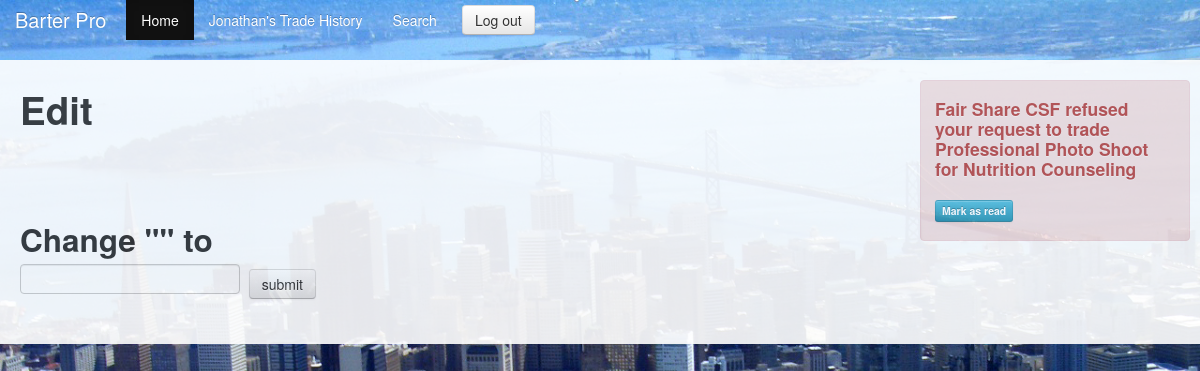
The app's page /edit_item/14 (signed in), older data.
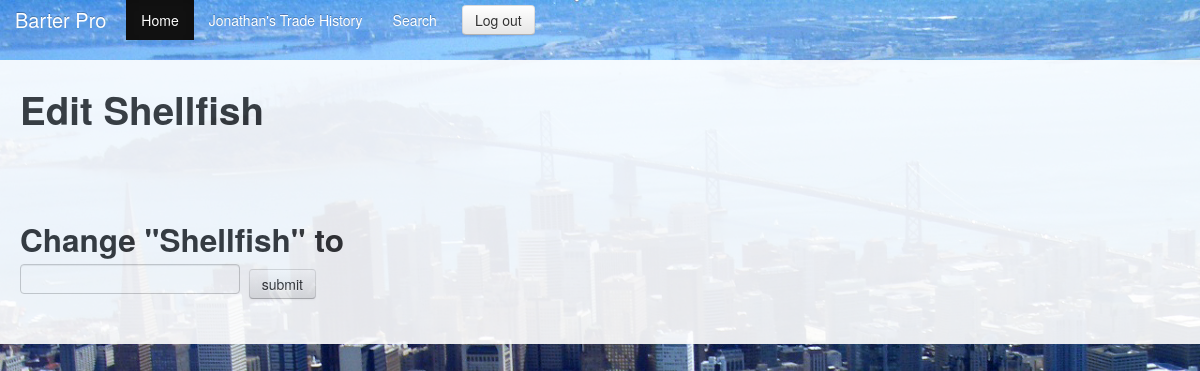
The same page, newer data.
### model.py (models this page shows)
class Participant(Base): #participants in specific trades
	__tablename__ = 'participants'
	id = Column(Integer, primary_key=True)
	user_id = Column(Integer, ForeignKey("users.id"))
	item_id = Column(Integer, ForeignKey("items.id"))
	trade_id = Column(Integer, ForeignKey("trades.id"))
	total_qty = Column(Integer)
	current_qty = Column(Integer, nullable=True)
	confirm = Column(Boolean, nullable=True)
	requester = Column(Boolean)
	user = relationship("User", backref=backref("participants"))
	item = relationship("Item", backref=backref("participants"))
	trade = relationship("Trade", backref=backref("participants"))

class User(Base):
	__tablename__ = 'users'
	id = Column(Integer, primary_key=True)
	email = Column(String)
	password = Column(String)
	first_name = Column(String)
	last_name = Column(String)
	zipcode = Column(String)
	biz_name = Column(String)
	website = Column(String)
	image_url = Column(String, nullable=True)
	opt_a = Column(String, nullable=True)
	opt_b = Column(String, nullable=True)
	opt_c = Column(String, nullable=True)

class Item(Base):
	__tablename__ = 'items'
	id = Column(Integer, primary_key=True)
	name = Column(String)
	description = Column(String)
	owned = Column(Boolean)
	image_url = Column(String, nullable=True)
	user_id = Column(Integer, ForeignKey("users.id"))
	cat_id = Column(Integer, ForeignKey("categories.id"))
	user = relationship("User", backref=backref("items", order_by=id))
	category = relationship("Category", backref=backref("items", order_by=id))

### server.py (the view)
@app.route("/edit_item/<int:id>", methods=["GET"])
def edit_item(id):
	item = db_session.query(Item).get(id)
	return render_template("/edit_item.html", item=item)

### server.py (called while the page is built)
@app.before_request
def before_request():
	g.user_id = session.get("user_id") #gets user ID from current session
	if not g.user_id: # redirects to log-in if no user ID session
		g.user_id = None
		g.user = None
	else:
		g.user = db_session.query(User).get(g.user_id)
		g.notifications, g.new_confirms, g.new_refusals = get_notifications()

def get_notifications():
	notifications = db_session.query(Participant).filter_by(user_id=g.user_id, requester=False, confirm=None).all()
	all_my_trades = db_session.query(Participant).filter_by(user_id=g.user_id, requester=True).all()
	new_confirms = [participant for participant in all_my_trades if participant.trade.participants[1].confirm == True and participant.trade.participants[0].confirm == None]
	new_refusals = [participant for participant in all_my_trades if participant.trade.participants[1].confirm == False and participant.trade.participants[0].confirm == None]
	return notifications, new_confirms, new_refusals

### Templates/edit_item.html
{% extends "layout.html" %}
{% block body %}
	<h1>
		Edit {{item.name}}
	</h1>
		<h2>
 			<br>
 			<br>
 			Change "{{ item.name }}" to
 				<form name ="edit name" action="{{url_for('update_item', id=item.id)}}" method="POST">
  					<input type="text", name="name">
  					<input type="submit" class="btn" value="submit">
 				</form>
 		</h2>
{% endblock %}

### Templates/layout.html (shortened to what this page needs)
<!DOCTYPE html>
<html lang="en">
<head>
  <link rel="stylesheet" href="../static/bootstrap/css/bootstrap.css" type="text/css">
  <link rel="stylesheet" href="../static/bootstrap/css/main.css" type="text/css">
  <link rel="stylesheet" href="../static/bootstrap/css/bootstrap-responsive.css" type="text/css">
    </head>
    <body>
      <div class="navbar navbar-inverse navbar-fixed-top">
        <div class="navbar-inner">
          <div class="container">
            <a class="brand" href="/">Barter Pro</a>
            <div class="nav-collapse collapse">
              <ul class="nav">
                <li class="active"><a href="/home">Home</a></li>
                {% if g.user %}
                <li><a href="/trade_history">{{ g.user.first_name }}'s Trade History </a>
                </li>
                {% endif %}
                <li><a href="/view_categories">Search</a></li>
              </ul>
              {% if not g.user %}
              <form name="login" action="/authenticate" method="POST" class="navbar-form pull-right">
                <input class="span2" type="text" name="email" placeholder="Email">
                <input class="span2" type="password" name="password" placeholder="Password">
                <button type ="submit" value="sign in" class="btn" >Sign in</button>
              </form>
              {% else %}
              <div>
                <a href="{{url_for('log_out')}}" class="btn">
                  Log out
                </a>
              </div>
              {% endif %}
            </div>
          </div>
        </div>
      </div>
      <div class='container wrapper'>
        <div class='row fluid'>
          <div class='span9'>
            {% block body %}
            {% endblock %}
          </div>
          <div class='row fluid'>
            <div class='span3'>
          {% if g.new_refusals %}
          {% for refuse in g.new_refusals %}
          <div class="alert alert-error">
            <p>
              <strong>
                <h4>
                 {{ refuse.trade.participants[1].user.biz_name }} refused your request to trade {{ refuse.trade.participants[0].item.name }} for {{ refuse.trade.participants[1].item.name }}
                 <br>
                 <br>
                 <a href="/refuse_trade/{{ refuse.trade.id }}" class="btn btn-mini btn-info">
                  Mark as read
                </a>
              </h4>
            </strong>
          </p>
        </div>
        {% endfor %}
        {% endif %}
      </div>
    </div>
  </div>
</div>
  </body>
  </html>

Row changes from the older to the newer data that the page shows:
no longer on this page (row edited): Participant: trade "Fair Share CSF", trade "Professional Photo Shoot", trade "Nutrition Counseling"
added Item: name "Shellfish"
